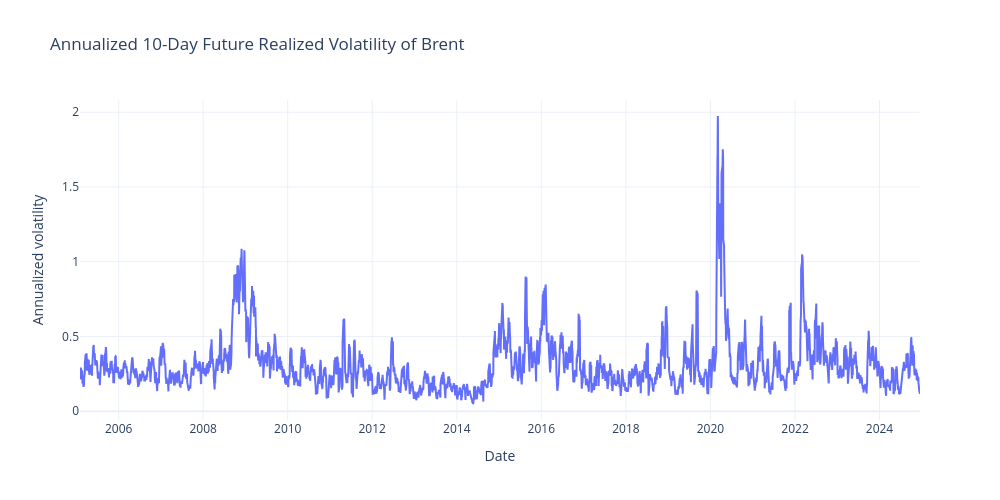

The notebook cell this image was saved under:
### Code cell
# Future realized volatility visualization

fig_vol = go.Figure()

fig_vol.add_trace(
    go.Scatter(
        x=model_data["Date"],
        y=model_data["rv_future_10d"],
        mode="lines",
        name="10-day future realized volatility"
    )
)

fig_vol.update_layout(
    title="Annualized 10-Day Future Realized Volatility of Brent",
    xaxis_title="Date",
    yaxis_title="Annualized volatility",
    template="plotly_white",
    width=1000,
    height=500
)

fig_vol.show()

vol_fig_path = os.path.join(FIGURES_DIR, "realized_volatility.png")
fig_vol.write_image(vol_fig_path)

print("Figure saved to:", vol_fig_path)

### Figure 1 — Plotly figure (JSON) as saved in the notebook; plotly's stock layout.template omitted (floating-point values rounded to 4 significant figures; data arrays with more than 128 entries replaced by an {"elided": "..."} marker saying what was removed)
{"data": [{"mode": "lines", "name": "10-day future realized volatility", "type": "scatter", "x": {"elided": "5128 str values"}, "y": {"elided": "5128 float values"}}], "layout": {"height": 500, "title": {"text": "Annualized 10-Day Future Realized Volatility of Brent"}, "width": 1000, "xaxis": {"title": {"text": "Date"}}, "yaxis": {"title": {"text": "Annualized volatility"}}}}
